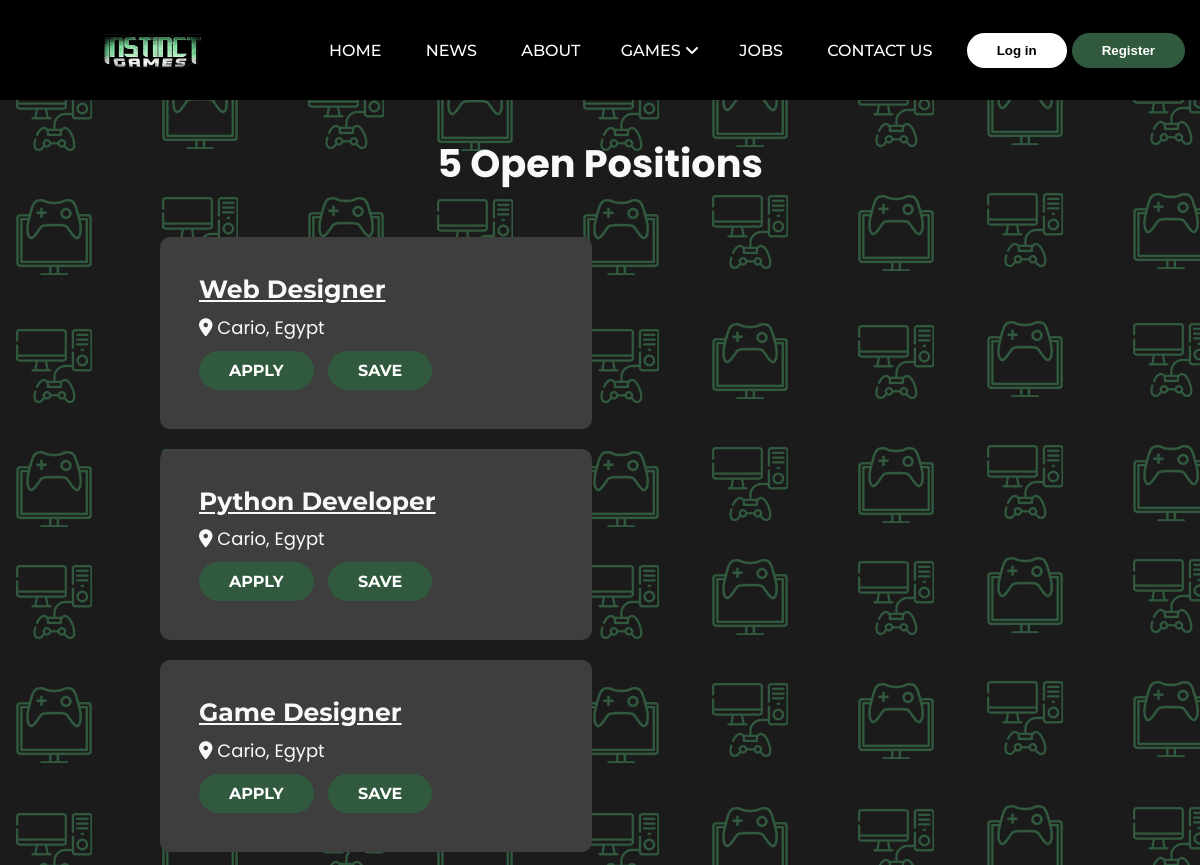
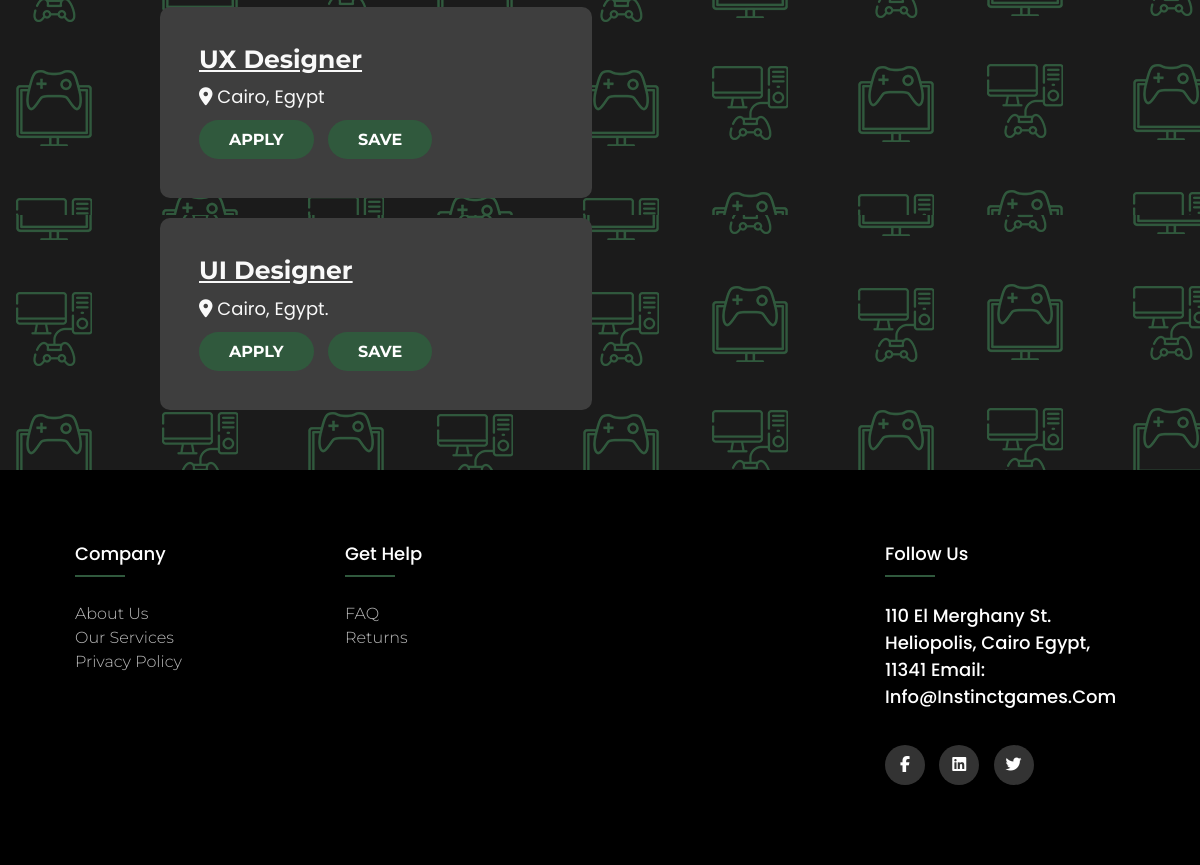
The app's page /Jobs.php, older data (2 pictures, top to bottom).
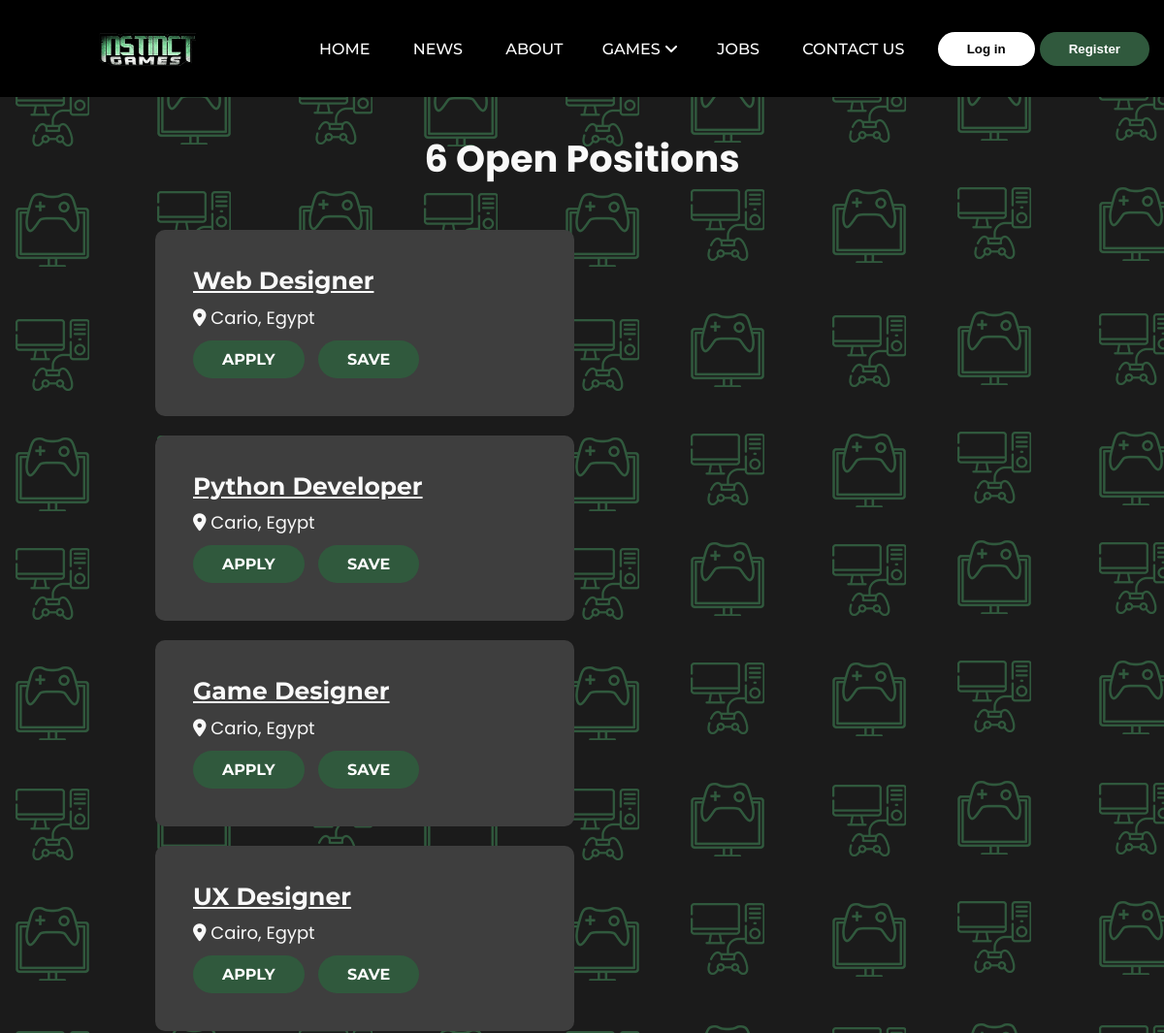
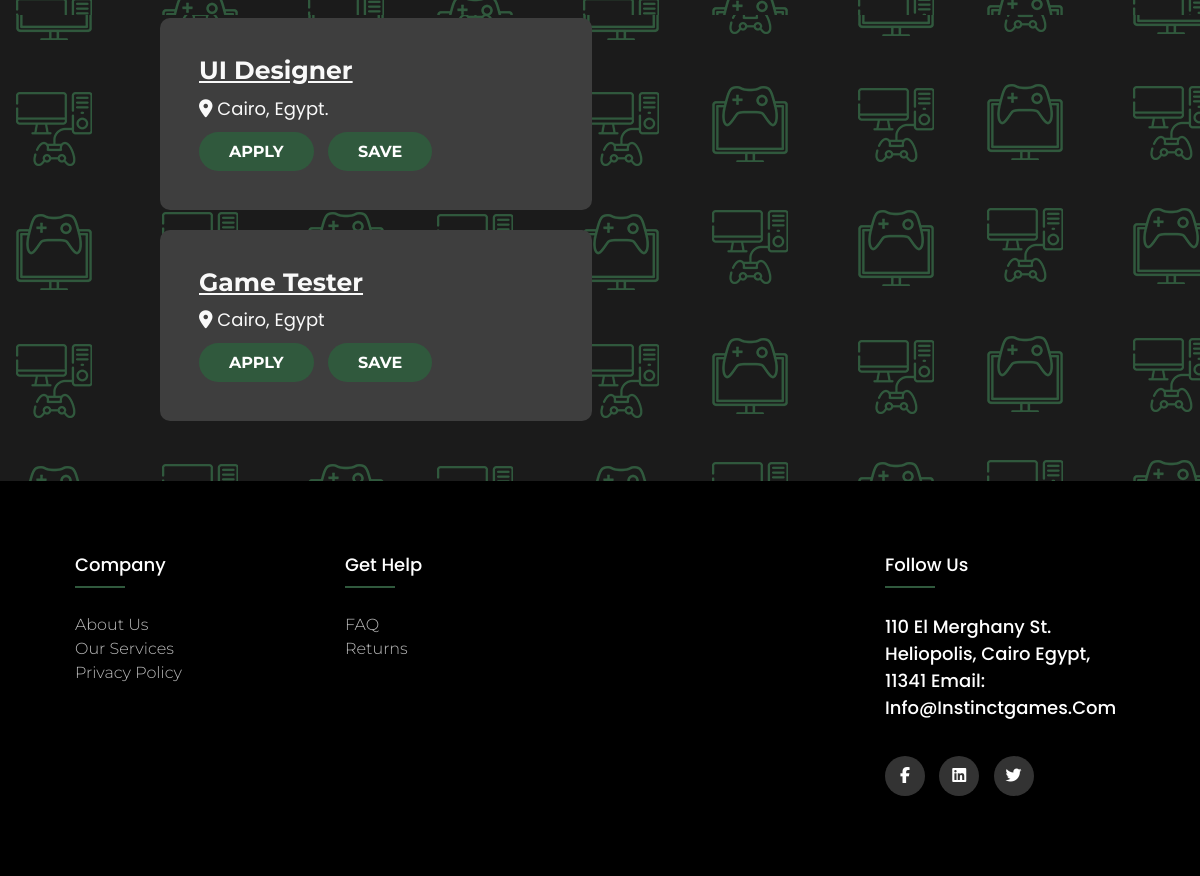
The same page, newer data (2 pictures, top to bottom).
### tables this page shows
CREATE TABLE `roles` (
  `id` int(11) UNSIGNED NOT NULL,
  `job` varchar(128) NOT NULL,
  `location` varchar(128) NOT NULL
);

### Jobs.php (the view, shortened to what this page needs)
<?php
$servername = "localhost";
$username = "root";
$password = "";
$dbname = "instinct_games";
$conn = mysqli_connect($servername,$username,$password,$dbname);
$count = "SELECT count(id) AS cnt FROM roles";
$rowCount = mysqli_query($conn,$count);
$Countt = mysqli_fetch_assoc($rowCount);
$sqll = "SELECT * FROM roles";
$resultt = mysqli_query($conn,$sqll);
?>
<!DOCTYPE html>
<html lang="en">
<head>
    <link rel="stylesheet" href="layouts/css/style.css">
</head>
<body style="background-image: url('layouts/img/BG.png');">
<?php
include("includes/nav.php");
    ?>
<h3 style="font-weight: bold; color: #F9F9F9; font-size:38.25px;text-align: center; margin:35px; ">
    <span><?php echo $Countt['cnt']; ?> Open Positions</span>
</h3>
<div class="jcontainer">
    <div class="jrow">
        <?php
        while($row = mysqli_fetch_assoc($resultt)) {
        ?>
        <div class="jcards">
            <h3><a href="jobDescr.php"><?php echo $row['job']; ?></a></h3>
            <p> <i class="fas fa-map-marker-alt"></i> <?php echo $row['location']; ?></p>
            <a href="jobApply.php?id=<?php echo $row['id']; ?>&user=<?php echo $user_id; ?>"><button class="jbutton">APPLY</button></a>
            <button class="jbutton">SAVE</button>
        </div>
        <?php
        }
        ?>
    </div>
</div>
<?php include("includes/footer.php");
    ?>
</body>
</html>

Row changes from the older to the newer data that the page shows:
added roles: job "Game Tester", location "Cairo, Egypt"
Text that changed along with them:
$Countt['cnt']: "5" → "6"
